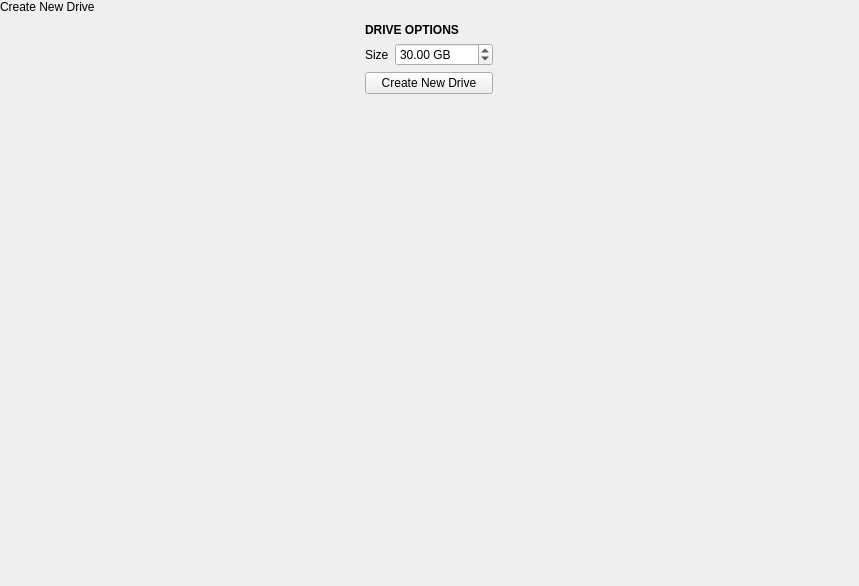
<?xml version="1.0" encoding="UTF-8"?>
<ui version="4.0">
 <class>NewDrivePopover</class>
 <widget class="QWidget" name="NewDrivePopover">
  <property name="geometry">
   <rect>
    <x>0</x>
    <y>0</y>
    <width>859</width>
    <height>586</height>
   </rect>
  </property>
  <property name="windowTitle">
   <string>Form</string>
  </property>
  <layout class="QVBoxLayout" name="verticalLayout">
   <property name="spacing">
    <number>0</number>
   </property>
   <property name="leftMargin">
    <number>0</number>
   </property>
   <property name="topMargin">
    <number>0</number>
   </property>
   <property name="rightMargin">
    <number>0</number>
   </property>
   <property name="bottomMargin">
    <number>0</number>
   </property>
   <item>
    <widget class="tStackedWidget" name="stackedWidget">
     <widget class="QWidget" name="mainPage">
      <layout class="QVBoxLayout" name="verticalLayout_2">
       <property name="spacing">
        <number>0</number>
       </property>
       <property name="leftMargin">
        <number>0</number>
       </property>
       <property name="topMargin">
        <number>0</number>
       </property>
       <property name="rightMargin">
        <number>0</number>
       </property>
       <property name="bottomMargin">
        <number>0</number>
       </property>
       <item>
        <widget class="tTitleLabel" name="titleLabel">
         <property name="text">
          <string>Create New Drive</string>
         </property>
        </widget>
       </item>
       <item alignment="Qt::AlignHCenter">
        <widget class="QWidget" name="optionsWidget" native="true">
         <layout class="QGridLayout" name="gridLayout">
          <item row="0" column="0" colspan="2">
           <widget class="QLabel" name="label">
            <property name="font">
             <font>
              <weight>75</weight>
              <bold>true</bold>
             </font>
            </property>
            <property name="text">
             <string>DRIVE OPTIONS</string>
            </property>
           </widget>
          </item>
          <item row="1" column="0">
           <widget class="QLabel" name="label_2">
            <property name="text">
             <string>Size</string>
            </property>
           </widget>
          </item>
          <item row="2" column="0" colspan="2">
           <widget class="QPushButton" name="addDriveButton">
            <property name="text">
             <string>Create New Drive</string>
            </property>
            <property name="icon">
             <iconset theme="list-add">
              <normaloff>../../../../theFrisbee/application/operations</normaloff>../../../../theFrisbee/application/operations</iconset>
            </property>
           </widget>
          </item>
          <item row="1" column="1">
           <widget class="QDoubleSpinBox" name="sizeBox">
            <property name="suffix">
             <string> GB</string>
            </property>
            <property name="minimum">
             <double>1.000000000000000</double>
            </property>
            <property name="maximum">
             <double>10000.000000000000000</double>
            </property>
            <property name="value">
             <double>30.000000000000000</double>
            </property>
           </widget>
          </item>
         </layout>
        </widget>
       </item>
       <item>
        <spacer name="verticalSpacer">
         <property name="orientation">
          <enum>Qt::Vertical</enum>
         </property>
         <property name="sizeHint" stdset="0">
          <size>
           <width>20</width>
           <height>232</height>
          </size>
         </property>
        </spacer>
       </item>
      </layout>
     </widget>
     <widget class="QWidget" name="loadingPage">
      <layout class="QGridLayout" name="gridLayout_2">
       <item row="0" column="1">
        <spacer name="verticalSpacer_2">
         <property name="orientation">
          <enum>Qt::Vertical</enum>
         </property>
         <property name="sizeHint" stdset="0">
          <size>
           <width>20</width>
           <height>264</height>
          </size>
         </property>
        </spacer>
       </item>
       <item row="1" column="0">
        <spacer name="horizontalSpacer">
         <property name="orientation">
          <enum>Qt::Horizontal</enum>
         </property>
         <property name="sizeHint" stdset="0">
          <size>
           <width>400</width>
           <height>20</height>
          </size>
         </property>
        </spacer>
       </item>
       <item row="1" column="1">
        <widget class="tCircularSpinner" name="spinner" native="true"/>
       </item>
       <item row="1" column="2">
        <spacer name="horizontalSpacer_2">
         <property name="orientation">
          <enum>Qt::Horizontal</enum>
         </property>
         <property name="sizeHint" stdset="0">
          <size>
           <width>400</width>
           <height>20</height>
          </size>
         </property>
        </spacer>
       </item>
       <item row="2" column="1">
        <spacer name="verticalSpacer_3">
         <property name="orientation">
          <enum>Qt::Vertical</enum>
         </property>
         <property name="sizeHint" stdset="0">
          <size>
           <width>20</width>
           <height>263</height>
          </size>
         </property>
        </spacer>
       </item>
      </layout>
     </widget>
    </widget>
   </item>
  </layout>
 </widget>
 <customwidgets>
  <customwidget>
   <class>tStackedWidget</class>
   <extends>QStackedWidget</extends>
   <header location="global">tstackedwidget.h</header>
   <container>1</container>
   <slots>
    <signal>switchingFrame(int)</signal>
   </slots>
  </customwidget>
  <customwidget>
   <class>tTitleLabel</class>
   <extends>QLabel</extends>
   <header location="global">ttitlelabel.h</header>
   <slots>
    <signal>backButtonClicked()</signal>
   </slots>
  </customwidget>
  <customwidget>
   <class>tCircularSpinner</class>
   <extends>QWidget</extends>
   <header location="global">tcircularspinner.h</header>
   <container>1</container>
  </customwidget>
 </customwidgets>
 <resources/>
 <connections/>
</ui>
